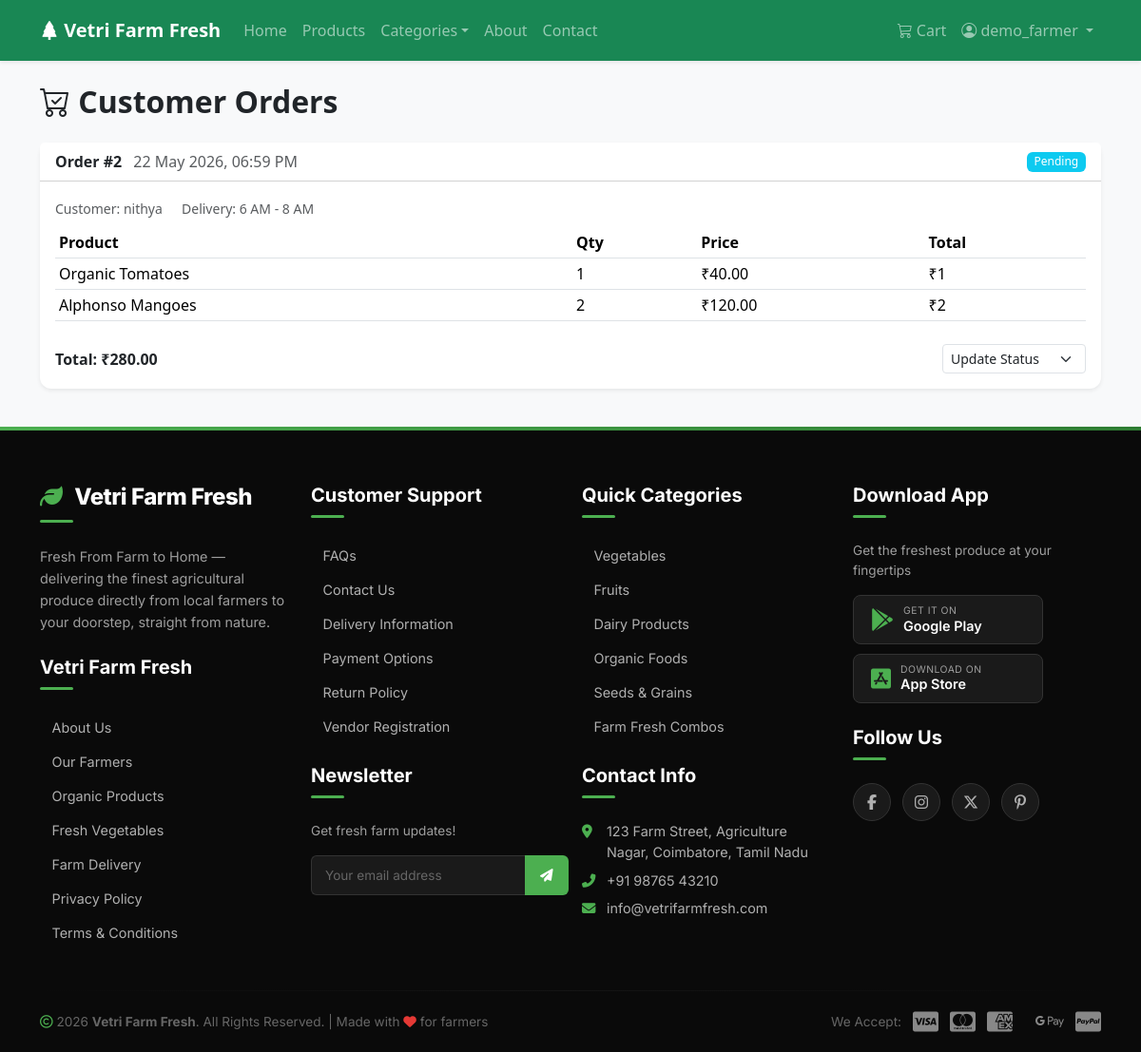
/farmer/orders/ (signed in), run on the app's committed database.
### marketplace/models.py (models this page shows, shortened)
class Order(models.Model):
    STATUS_CHOICES = [
        ('pending', 'Pending'),
        ('confirmed', 'Confirmed'),
        ('packed', 'Packed'),
        ('shipped', 'Shipped'),
        ('out_for_delivery', 'Out for Delivery'),
        ('delivered', 'Delivered'),
        ('cancelled', 'Cancelled'),
    ]
    PAYMENT_CHOICES = [
        ('cod', 'Cash on Delivery'),
        ('online', 'Online Payment'),
    ]
    customer = models.ForeignKey(Customer, on_delete=models.CASCADE, related_name='orders')
    delivery_address = models.TextField()
    ordered_date = models.DateTimeField(auto_now_add=True)
    delivery_slot = models.CharField(max_length=50, blank=True)
    total_amount = models.DecimalField(max_digits=12, decimal_places=2)
    payment_method = models.CharField(max_length=20, choices=PAYMENT_CHOICES, default='cod')
    payment_status = models.CharField(max_length=20, default='pending')
    order_status = models.CharField(max_length=20, choices=STATUS_CHOICES, default='pending')
    transaction_id = models.CharField(max_length=100, blank=True)

class OrderItem(models.Model):
    order = models.ForeignKey(Order, on_delete=models.CASCADE, related_name='items')
    product = models.ForeignKey(Product, on_delete=models.SET_NULL, null=True)
    product_name = models.CharField(max_length=200)
    quantity = models.PositiveIntegerField()
    price = models.DecimalField(max_digits=10, decimal_places=2)

class Product(models.Model):
    UNIT_CHOICES = [
        ('kg', 'Kg'),
        ('litre', 'Litre'),
        ('dozen', 'Dozen'),
        ('piece', 'Piece'),
        ('pack', 'Pack'),
        ('gram', 'Gram'),
    ]
    farmer = models.ForeignKey(Farmer, on_delete=models.CASCADE, related_name='products')
    category = models.ForeignKey(Category, on_delete=models.SET_NULL, null=True, related_name='products')
    name = models.CharField(max_length=200)
    description = models.TextField(blank=True)
    price = models.DecimalField(max_digits=10, decimal_places=2)
    stock_quantity = models.PositiveIntegerField(default=0)
    unit = models.CharField(max_length=10, choices=UNIT_CHOICES, default='kg')
    is_organic = models.BooleanField(default=False)
    is_featured = models.BooleanField(default=False, help_text='Show on homepage featured section')
    original_price = models.DecimalField(max_digits=10, decimal_places=2, null=True, blank=True, help_text='Original price before discount')
    harvest_date = models.DateField(null=True, blank=True)
    product_image = models.ImageField(upload_to='product_images/', blank=True, null=True)
    availability_status = models.BooleanField(default=True)
    created_at = models.DateTimeField(auto_now_add=True)
    updated_at = models.DateTimeField(auto_now=True)

### accounts/models.py (models this page shows, shortened)
class Customer(models.Model):
    user = models.OneToOneField(User, on_delete=models.CASCADE)
    phone = models.CharField(max_length=15)
    address = models.TextField()
    profile_image = models.ImageField(upload_to='profile_images/', blank=True, null=True)
    created_at = models.DateTimeField(auto_now_add=True)

### marketplace/views.py (the view)
@login_required
def farmer_orders(request):
    try:
        farmer = Farmer.objects.get(user=request.user)
    except Farmer.DoesNotExist:
        messages.error(request, 'Farmer profile required.')
        return redirect('home')
    order_items = OrderItem.objects.filter(product__farmer=farmer).select_related('order', 'product').order_by('-order__ordered_date')
    orders_dict = {}
    for item in order_items:
        if item.order.id not in orders_dict:
            orders_dict[item.order.id] = {'order': item.order, 'items': []}
        orders_dict[item.order.id]['items'].append(item)
    return render(request, 'farmer/orders.html', {'orders_dict': orders_dict})

### templates/farmer/orders.html (shortened to what this page needs)
{% extends 'base.html' %}
{% load static %}
{% block content %}
<div class="container py-4">
    <h2 class="fw-bold mb-4"><i class="bi bi-cart-check"></i> Customer Orders</h2>
    {% if orders_dict %}
        {% for order_id, data in orders_dict.items %}
            <div class="card border-0 shadow-sm mb-3">
                <div class="card-header bg-white d-flex justify-content-between align-items-center">
                    <div>
                        <strong>Order #{{ data.order.id }}</strong>
                        <span class="text-muted ms-2">{{ data.order.ordered_date|date:"d M Y, h:i A" }}</span>
                    </div>
                    <div class="d-flex align-items-center gap-2">
                        <span class="badge bg-{% if data.order.order_status == 'delivered' %}success{% elif data.order.order_status == 'cancelled' %}danger{% else %}info{% endif %}">
                            {{ data.order.get_order_status_display }}
                        </span>
                    </div>
                </div>
                <div class="card-body">
                    <div class="mb-2">
                        <small class="text-muted">Customer: {{ data.order.customer.user.get_full_name|default:data.order.customer.user.username }}</small>
                        <small class="text-muted ms-3">Delivery: {{ data.order.delivery_slot }}</small>
                    </div>
                    <div class="table-responsive">
                        <table class="table table-sm">
                            <thead>
                                <tr>
                                    <th>Product</th>
                                    <th>Qty</th>
                                    <th>Price</th>
                                    <th>Total</th>
                                </tr>
                            </thead>
                            <tbody>
                                {% for item in data.items %}
                                    <tr>
                                        <td>{{ item.product.name }}</td>
                                        <td>{{ item.quantity }}</td>
                                        <td>₹{{ item.price }}</td>
                                        <td>₹{{ item.quantity|floatformat:"0" }}</td>
                                    </tr>
                                {% endfor %}
                            </tbody>
                        </table>
                    </div>
                    <div class="d-flex justify-content-between align-items-center mt-2">
                        <span class="fw-bold">Total: ₹{{ data.order.total_amount }}</span>
                        <div class="d-flex gap-2">
                            <form method="post" action="{% url 'farmer:update_order_status' data.order.id %}">
                                <select name="order_status" class="form-select form-select-sm" onchange="this.form.submit()">
                                    <option value="">Update Status</option>
                                </select>
                            </form>
                        </div>
                    </div>
                </div>
            </div>
        {% endfor %}
    {% else %}
        <div class="text-center py-5">
            <i class="bi bi-cart display-1 text-muted"></i>
            <h4 class="mt-3">No orders yet</h4>
            <p class="text-muted">Customer orders for your products will appear here.</p>
        </div>
    {% endif %}
</div>
{% endblock %}

### templates/base.html (shortened to what this page needs)
<!DOCTYPE html>
<html lang="en">
<head>
    <link href="https://cdn.jsdelivr.net/npm/bootstrap@5.3.2/dist/css/bootstrap.min.css" rel="stylesheet">
    <link rel="stylesheet" href="https://cdn.jsdelivr.net/npm/bootstrap-icons@1.11.2/font/bootstrap-icons.min.css">
    <link rel="stylesheet" href="https://cdnjs.cloudflare.com/ajax/libs/font-awesome/6.5.1/css/all.min.css">
    {% load static %}
    <link rel="stylesheet" href="{% static 'css/style.css' %}">
</head>
<body>
    <nav class="navbar navbar-expand-lg navbar-dark bg-success shadow-sm">
        <div class="container">
            <a class="navbar-brand fw-bold" href="{% url 'home' %}">
                <i class="bi bi-tree-fill"></i> Vetri Farm Fresh
            </a>
            <div class="collapse navbar-collapse" id="navbarNav">
                <ul class="navbar-nav me-auto">
                    <li class="nav-item"><a class="nav-link" href="{% url 'home' %}">Home</a></li>
                    <li class="nav-item"><a class="nav-link" href="{% url 'marketplace:product_list' %}">Products</a></li>
                    <li class="nav-item dropdown">
                        <a class="nav-link dropdown-toggle" href="#" role="button" data-bs-toggle="dropdown">Categories</a>
                    </li>
                    <li class="nav-item"><a class="nav-link" href="{% url 'about' %}">About</a></li>
                    <li class="nav-item"><a class="nav-link" href="{% url 'contact' %}">Contact</a></li>
                </ul>
                <ul class="navbar-nav">
                    {% if user.is_authenticated %}
                        <li class="nav-item">
                            <a class="nav-link position-relative" href="{% url 'marketplace:view_cart' %}">
                                <i class="bi bi-cart3"></i> Cart
                            </a>
                        </li>
                        <li class="nav-item dropdown">
                            <a class="nav-link dropdown-toggle" href="#" role="button" data-bs-toggle="dropdown">
                                <i class="bi bi-person-circle"></i> {{ user.username }}
                            </a>
                        </li>
                    {% endif %}
                </ul>
            </div>
        </div>
    </nav>
    <main>
        {% block content %}{% endblock %}
    </main>
    <footer class="vff-footer">
        <div class="container">
            <div class="row">
                <div class="col-lg-3 col-md-6 mb-4 mb-lg-0">
                    <h5 class="brand-text"><i class="fas fa-leaf"></i> Vetri Farm Fresh</h5>
                    <p class="tagline">Fresh From Farm to Home — delivering the finest agricultural produce directly from local farmers to your doorstep, straight from nature.</p>
                    <h5 style="margin-top: 1.5rem;">Vetri Farm Fresh</h5>
                    <ul>
                        <li><a href="{% url 'about' %}">About Us</a></li>
                        <li><a href="#">Our Farmers</a></li>
                        <li><a href="{% url 'marketplace:product_list' %}?organic=true">Organic Products</a></li>
                        <li><a href="{% url 'marketplace:product_list' %}?category=1">Fresh Vegetables</a></li>
                        <li><a href="#">Farm Delivery</a></li>
                        <li><a href="#">Privacy Policy</a></li>
                        <li><a href="#">Terms &amp; Conditions</a></li>
                    </ul>
                </div>
                <div class="col-lg-3 col-md-6 mb-4 mb-lg-0">
                    <h5>Customer Support</h5>
                    <ul>
                        <li><a href="#">FAQs</a></li>
                        <li><a href="{% url 'contact' %}">Contact Us</a></li>
                        <li><a href="#">Delivery Information</a></li>
                        <li><a href="#">Payment Options</a></li>
                        <li><a href="#">Return Policy</a></li>
                        <li><a href="{% url 'accounts:farmer_register' %}">Vendor Registration</a></li>
                    </ul>
                    <h5 style="margin-top: 1.8rem;">Newsletter</h5>
                    <p style="color: #9e9e9e; font-size: 0.85rem; margin-bottom: 8px;">Get fresh farm updates!</p>
                    <div class="newsletter-input">
                        <input type="email" placeholder="Your email address">
                        <button type="submit"><i class="fas fa-paper-plane"></i></button>
                    </div>
                </div>
                <div class="col-lg-3 col-md-6 mb-4 mb-lg-0">
                    <h5>Quick Categories</h5>
                    <ul>
                        <li><a href="{% url 'marketplace:product_list' %}?category=1">Vegetables</a></li>
                        <li><a href="{% url 'marketplace:product_list' %}?category=2">Fruits</a></li>
                        <li><a href="{% url 'marketplace:product_list' %}?category=4">Dairy Products</a></li>
                        <li><a href="{% url 'marketplace:product_list' %}?category=3">Organic Foods</a></li>
                        <li><a href="{% url 'marketplace:product_list' %}?category=5">Seeds &amp; Grains</a></li>
                        <li><a href="#">Farm Fresh Combos</a></li>
                    </ul>
                    <h5 style="margin-top: 1.8rem;">Contact Info</h5>
                    <div class="contact-info">
                        <p><i class="fas fa-map-marker-alt"></i>123 Farm Street, Agriculture Nagar, Coimbatore, Tamil Nadu</p>
                        <p><i class="fas fa-phone-alt"></i>+91 98765 43210</p>
                        <p><i class="fas fa-envelope"></i>info@vetrifarmfresh.com</p>
                    </div>
                </div>
                <div class="col-lg-3 col-md-6 mb-4 mb-lg-0">
                    <h5>Download App</h5>
                    <p style="color: #9e9e9e; font-size: 0.85rem;">Get the freshest produce at your fingertips</p>
                    <div class="app-buttons">
                        <a href="#" class="app-btn">
                            <i class="fab fa-google-play"></i>
                            <span class="btn-text">
                                <small>Get it on</small>
                                <span>Google Play</span>
                            </span>
                        </a>
                        <a href="#" class="app-btn">
                            <i class="fab fa-app-store-ios"></i>
                            <span class="btn-text">
                                <small>Download on</small>
                                <span>App Store</span>
                            </span>
                        </a>
                    </div>
                    <h5 style="margin-top: 1.5rem;">Follow Us</h5>
                    <div class="social-links">
                        <a href="#" aria-label="Facebook"><i class="fab fa-facebook-f"></i></a>
                        <a href="#" aria-label="Instagram"><i class="fab fa-instagram"></i></a>
                        <a href="#" aria-label="Twitter/X"><i class="fab fa-x-twitter"></i></a>
                        <a href="#" aria-label="Pinterest"><i class="fab fa-pinterest-p"></i></a>
                    </div>
                </div>
            </div>
            <hr class="footer-divider">
            <div class="footer-bottom">
                <p><i class="far fa-copyright"></i> 2026 <strong>Vetri Farm Fresh</strong>. All Rights Reserved. | Made with <i class="fas fa-heart" style="color: #e53935;"></i> for farmers</p>
                <div class="payment-methods">
                    <span>We Accept:</span>
                    <i class="fab fa-cc-visa" title="Visa"></i>
                    <i class="fab fa-cc-mastercard" title="Mastercard"></i>
                    <i class="fab fa-cc-amex" title="Amex"></i>
                    <i class="fab fa-google-pay" title="Google Pay"></i>
                    <i class="fab fa-cc-paypal" title="PayPal"></i>
                </div>
            </div>
        </div>
    </footer>
</body>
</html>

### data on the page
Order: order.id "2", order.ordered_date "22 May 2026, 06:59 PM", order.order_status "Pending", order.customer.user.get_full_name "nithya", order.delivery_slot "6 AM - 8 AM", order.total_amount "280.00"
OrderItem: product.name "Organic Tomatoes", quantity "1", price "40.00"
OrderItem: product.name "Alphonso Mangoes", quantity "2", price "120.00"

### other printed values
{{ user.username }} "demo_farmer"
